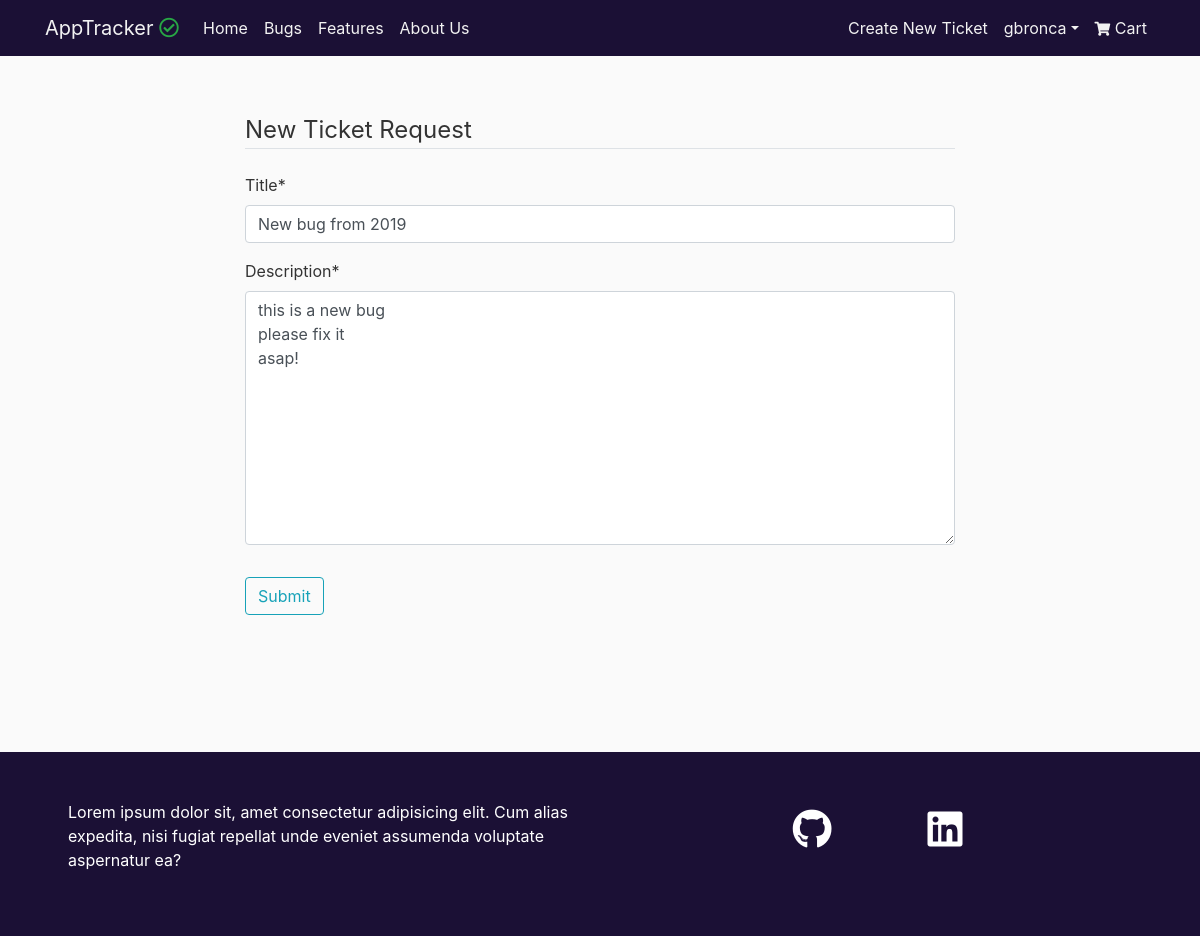
The page /tickets/detail/6/update (signed in) on the database as committed earlier.
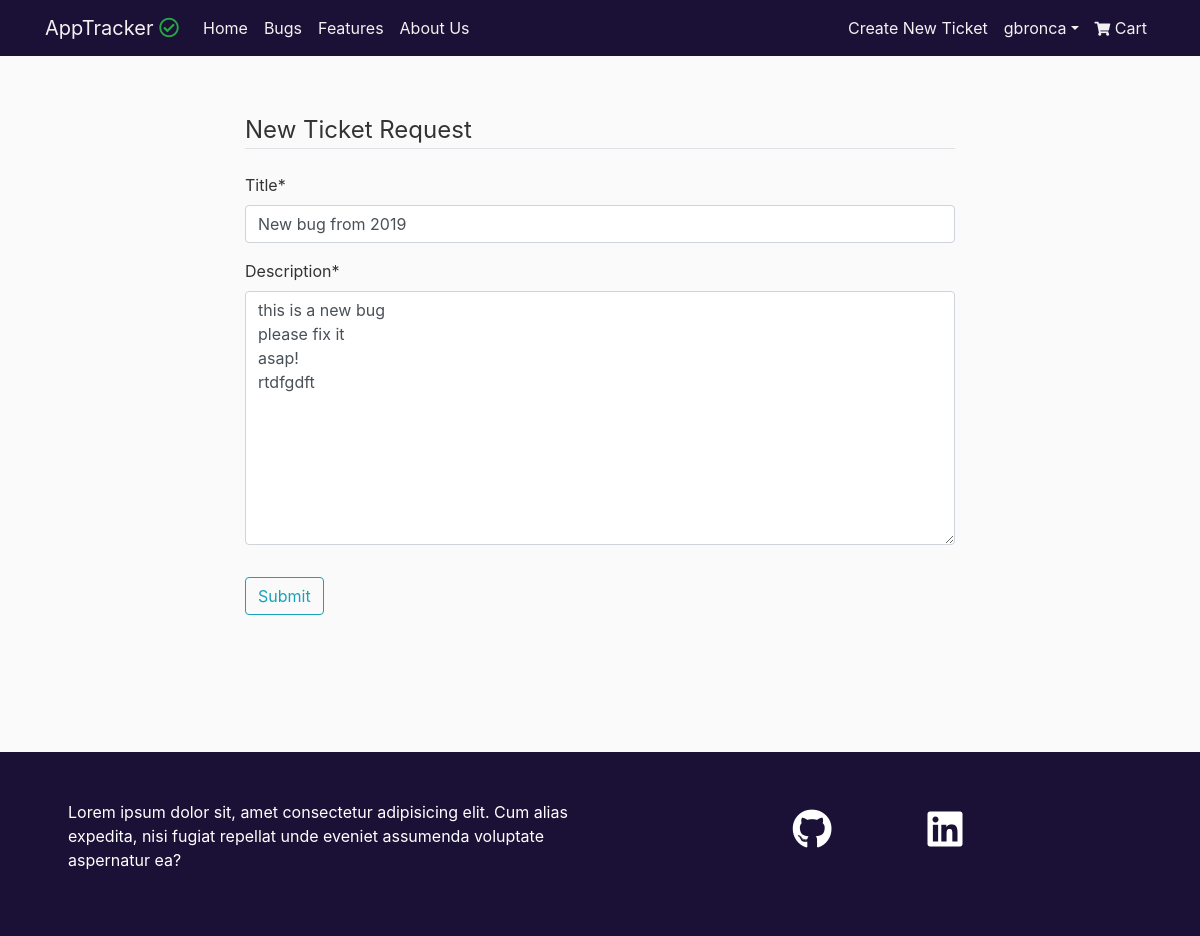
The same page on the database as committed later.
### tickets/models.py (models this page shows, shortened)
class Ticket(models.Model):
    STATUS = (
        ('In Progress', 'In Progress'),
        ('Completed', 'Completed'),
        ('Pending', 'Pending')
    )
    ISSUE = (
        ('Bug', 'Bug'),
        ('Feature', 'Feature')
    )
    title = models.CharField(max_length=75)
    description = models.TextField()
    date_posted = models.DateTimeField(default=timezone.now)
    username = models.ForeignKey(User, on_delete=models.CASCADE)
    status = models.CharField(max_length=20, choices=STATUS,default='Pending')
    issue = models.CharField(max_length=20, choices=ISSUE, default='Bug')
    upvotes = models.PositiveIntegerField(default=0)
    views = models.PositiveIntegerField(default=0)

### tickets/views.py (the view, shortened to what this page needs)
# urls.py: path('detail/<int:pk>/update', views.TicketUpdateView.as_view(), name='update'),
class TicketUpdateView(LoginRequiredMixin, UserPassesTestMixin, UpdateView):
    model = Ticket
    fields = ['title', 'description']
    def test_func(self):
        ticket = self.get_object()
        if self.request.user == ticket.username:
            return True
        return False

### cart/context.py (called while the page is built, shortened)
def cart_contents(request):
    price = 10
    total = 0
    tickets_count = 0
    cart = request.session.get('cart', {})
    cart_items = []
    upvote_list = []
    return {'tickets_count': tickets_count,
            'cart_items': cart_items,
            'total': total,
            'price': price,
            'upvote_list': upvote_list}

### tickets/templates/tickets/ticket_form.html (shortened to what this page needs)
{% extends 'base.html' %}
{% load crispy_forms_tags %}
{% block content %}
<div class="col-12 col-lg-8 mx-auto mt-5 pt-2">
    <form method="POST">
        <fieldset class="form-group">
            <legend class="border-bottom mb-4">New Ticket Request</legend>
            {{ form|crispy }}
        </fieldset>
        <div class="form-group">
            <button class="btn btn-outline-info" type="submit">Submit</button>
        </div>
    </form>
</div>
{% endblock %}

Rows that differ between the two databases and show on the page:
changed Ticket: description "this is a new bug please fix it asap!" → "this is a new bug please fix it asap! rtdfgdft"
